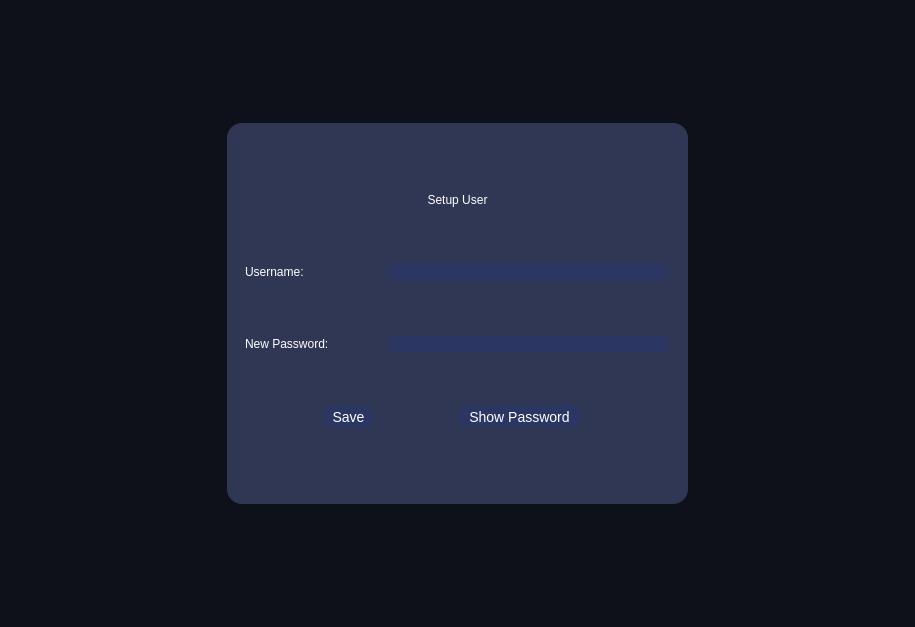
<?xml version="1.0" encoding="UTF-8"?>
<ui version="4.0">
 <class>welcomeScreen</class>
 <widget class="QMainWindow" name="welcomeScreen">
  <property name="geometry">
   <rect>
    <x>0</x>
    <y>0</y>
    <width>915</width>
    <height>627</height>
   </rect>
  </property>
  <property name="windowTitle">
   <string>MainWindow</string>
  </property>
  <property name="styleSheet">
   <string notr="true">QMainWindow{
	border-radius:11px;
}

QWidget { 
        background-color: #0F111A;  /* Apply background to the main window */
		color:white;
    }
    
    /* Make QGroupBox transparent with no border, inheriting the main window's background color */
    QGroupBox { 
        border: none; 
    }</string>
  </property>
  <widget class="QWidget" name="centralwidget">
   <layout class="QHBoxLayout" name="horizontalLayout">
    <item>
     <widget class="QStackedWidget" name="stackedWidget">
      <property name="currentIndex">
       <number>0</number>
      </property>
      <widget class="QWidget" name="page">
       <layout class="QHBoxLayout" name="horizontalLayout_2">
        <item>
         <widget class="QWidget" name="widget" native="true">
          <property name="maximumSize">
           <size>
            <width>461</width>
            <height>381</height>
           </size>
          </property>
          <property name="styleSheet">
           <string notr="true">background:#303755;
border-radius:15px;</string>
          </property>
          <layout class="QHBoxLayout" name="horizontalLayout_3">
           <item>
            <widget class="QStackedWidget" name="page1innerStack">
             <property name="currentIndex">
              <number>1</number>
             </property>
             <widget class="QWidget" name="page1InnerStack_page1">
              <layout class="QVBoxLayout" name="verticalLayout">
               <item>
                <widget class="QLabel" name="welcomeTitle">
                 <property name="text">
                  <string>Welcome To
Codenheimer</string>
                 </property>
                 <property name="alignment">
                  <set>Qt::AlignCenter</set>
                 </property>
                </widget>
               </item>
               <item>
                <widget class="QWidget" name="widget_2" native="true">
                 <layout class="QHBoxLayout" name="horizontalLayout_4">
                  <item>
                   <widget class="QPushButton" name="startButton">
                    <property name="minimumSize">
                     <size>
                      <width>40</width>
                      <height>40</height>
                     </size>
                    </property>
                    <property name="maximumSize">
                     <size>
                      <width>40</width>
                      <height>40</height>
                     </size>
                    </property>
                    <property name="styleSheet">
                     <string notr="true">QWidget{
	font-size:14px;
	color: white;
	border-radius:20px;
}

QPushButton:hover{
	background:rgb(66, 93, 204);
}
</string>
                    </property>
                    <property name="text">
                     <string/>
                    </property>
                   </widget>
                  </item>
                 </layout>
                </widget>
               </item>
              </layout>
             </widget>
             <widget class="QWidget" name="page1InnerStack_page2">
              <layout class="QHBoxLayout" name="horizontalLayout_5">
               <item>
                <widget class="QWidget" name="page1InnerStack_page2container" native="true">
                 <property name="minimumSize">
                  <size>
                   <width>0</width>
                   <height>0</height>
                  </size>
                 </property>
                 <property name="maximumSize">
                  <size>
                   <width>888</width>
                   <height>300</height>
                  </size>
                 </property>
                 <layout class="QVBoxLayout" name="verticalLayout_9">
                  <property name="spacing">
                   <number>0</number>
                  </property>
                  <property name="leftMargin">
                   <number>0</number>
                  </property>
                  <property name="topMargin">
                   <number>0</number>
                  </property>
                  <property name="rightMargin">
                   <number>0</number>
                  </property>
                  <property name="bottomMargin">
                   <number>10</number>
                  </property>
                  <item>
                   <widget class="QLabel" name="generalSettingsTitle">
                    <property name="sizePolicy">
                     <sizepolicy hsizetype="Preferred" vsizetype="Preferred">
                      <horstretch>0</horstretch>
                      <verstretch>0</verstretch>
                     </sizepolicy>
                    </property>
                    <property name="layoutDirection">
                     <enum>Qt::LeftToRight</enum>
                    </property>
                    <property name="text">
                     <string>Setup User</string>
                    </property>
                    <property name="alignment">
                     <set>Qt::AlignCenter</set>
                    </property>
                   </widget>
                  </item>
                  <item>
                   <widget class="QWidget" name="widget_9" native="true">
                    <property name="minimumSize">
                     <size>
                      <width>0</width>
                      <height>0</height>
                     </size>
                    </property>
                    <property name="maximumSize">
                     <size>
                      <width>16777215</width>
                      <height>16777215</height>
                     </size>
                    </property>
                    <layout class="QHBoxLayout" name="horizontalLayout_16">
                     <property name="spacing">
                      <number>0</number>
                     </property>
                     <property name="leftMargin">
                      <number>0</number>
                     </property>
                     <property name="topMargin">
                      <number>0</number>
                     </property>
                     <property name="rightMargin">
                      <number>0</number>
                     </property>
                     <property name="bottomMargin">
                      <number>0</number>
                     </property>
                     <item>
                      <widget class="QLabel" name="usernameTitle">
                       <property name="sizePolicy">
                        <sizepolicy hsizetype="Fixed" vsizetype="Fixed">
                         <horstretch>0</horstretch>
                         <verstretch>0</verstretch>
                        </sizepolicy>
                       </property>
                       <property name="minimumSize">
                        <size>
                         <width>142</width>
                         <height>0</height>
                        </size>
                       </property>
                       <property name="maximumSize">
                        <size>
                         <width>142</width>
                         <height>16777215</height>
                        </size>
                       </property>
                       <property name="text">
                        <string>Username:</string>
                       </property>
                      </widget>
                     </item>
                     <item>
                      <widget class="QLineEdit" name="usernameEdit">
                       <property name="minimumSize">
                        <size>
                         <width>192</width>
                         <height>0</height>
                        </size>
                       </property>
                       <property name="styleSheet">
                        <string notr="true">background:#2B3663;
border-radius:7px;</string>
                       </property>
                       <property name="alignment">
                        <set>Qt::AlignCenter</set>
                       </property>
                      </widget>
                     </item>
                    </layout>
                   </widget>
                  </item>
                  <item>
                   <widget class="QWidget" name="widget_11" native="true">
                    <property name="minimumSize">
                     <size>
                      <width>0</width>
                      <height>0</height>
                     </size>
                    </property>
                    <property name="maximumSize">
                     <size>
                      <width>16777215</width>
                      <height>16777215</height>
                     </size>
                    </property>
                    <layout class="QHBoxLayout" name="horizontalLayout_18">
                     <property name="spacing">
                      <number>0</number>
                     </property>
                     <property name="leftMargin">
                      <number>0</number>
                     </property>
                     <property name="topMargin">
                      <number>0</number>
                     </property>
                     <property name="rightMargin">
                      <number>0</number>
                     </property>
                     <property name="bottomMargin">
                      <number>0</number>
                     </property>
                     <item>
                      <widget class="QLabel" name="newPasswordTitle">
                       <property name="sizePolicy">
                        <sizepolicy hsizetype="Preferred" vsizetype="Fixed">
                         <horstretch>0</horstretch>
                         <verstretch>0</verstretch>
                        </sizepolicy>
                       </property>
                       <property name="minimumSize">
                        <size>
                         <width>142</width>
                         <height>0</height>
                        </size>
                       </property>
                       <property name="maximumSize">
                        <size>
                         <width>142</width>
                         <height>16777215</height>
                        </size>
                       </property>
                       <property name="text">
                        <string>New Password:           </string>
                       </property>
                      </widget>
                     </item>
                     <item>
                      <widget class="QLineEdit" name="newPasswordEdit">
                       <property name="minimumSize">
                        <size>
                         <width>100</width>
                         <height>0</height>
                        </size>
                       </property>
                       <property name="styleSheet">
                        <string notr="true">background:#2B3663;
border-radius:7px;</string>
                       </property>
                       <property name="echoMode">
                        <enum>QLineEdit::Password</enum>
                       </property>
                       <property name="alignment">
                        <set>Qt::AlignCenter</set>
                       </property>
                      </widget>
                     </item>
                    </layout>
                   </widget>
                  </item>
                  <item>
                   <widget class="QWidget" name="widget_3" native="true">
                    <layout class="QHBoxLayout" name="horizontalLayout_6">
                     <item>
                      <widget class="QPushButton" name="userUpdateButton">
                       <property name="minimumSize">
                        <size>
                         <width>49</width>
                         <height>21</height>
                        </size>
                       </property>
                       <property name="maximumSize">
                        <size>
                         <width>49</width>
                         <height>16777215</height>
                        </size>
                       </property>
                       <property name="styleSheet">
                        <string notr="true">QWidget{
	font-size:14px;
	color: white;
	border-radius:5px
}
QPushButton{
	background:#2B3663;
}

QPushButton:hover{
	background:rgb(86, 99, 152);
}</string>
                       </property>
                       <property name="text">
                        <string>Save</string>
                       </property>
                      </widget>
                     </item>
                     <item>
                      <widget class="QPushButton" name="showPasswordButton">
                       <property name="minimumSize">
                        <size>
                         <width>141</width>
                         <height>21</height>
                        </size>
                       </property>
                       <property name="maximumSize">
                        <size>
                         <width>141</width>
                         <height>16777215</height>
                        </size>
                       </property>
                       <property name="styleSheet">
                        <string notr="true">QWidget{
	font-size:14px;
	color: white;
	border-radius:5px;
margin-left:10px;
margin-right:10px;
}
QPushButton{
	background:#2B3663;
}

QPushButton:hover{
	background:rgb(86, 99, 152);
}
</string>
                       </property>
                       <property name="text">
                        <string>Show Password</string>
                       </property>
                      </widget>
                     </item>
                    </layout>
                   </widget>
                  </item>
                 </layout>
                </widget>
               </item>
              </layout>
             </widget>
            </widget>
           </item>
          </layout>
         </widget>
        </item>
       </layout>
      </widget>
      <widget class="QWidget" name="page_3"/>
      <widget class="QWidget" name="page_4"/>
      <widget class="QWidget" name="page_5"/>
      <widget class="QWidget" name="page_6"/>
      <widget class="QWidget" name="page_7"/>
      <widget class="QWidget" name="page_8"/>
      <widget class="QWidget" name="page_9"/>
      <widget class="QWidget" name="page_2"/>
     </widget>
    </item>
   </layout>
  </widget>
 </widget>
 <resources/>
 <connections/>
</ui>
